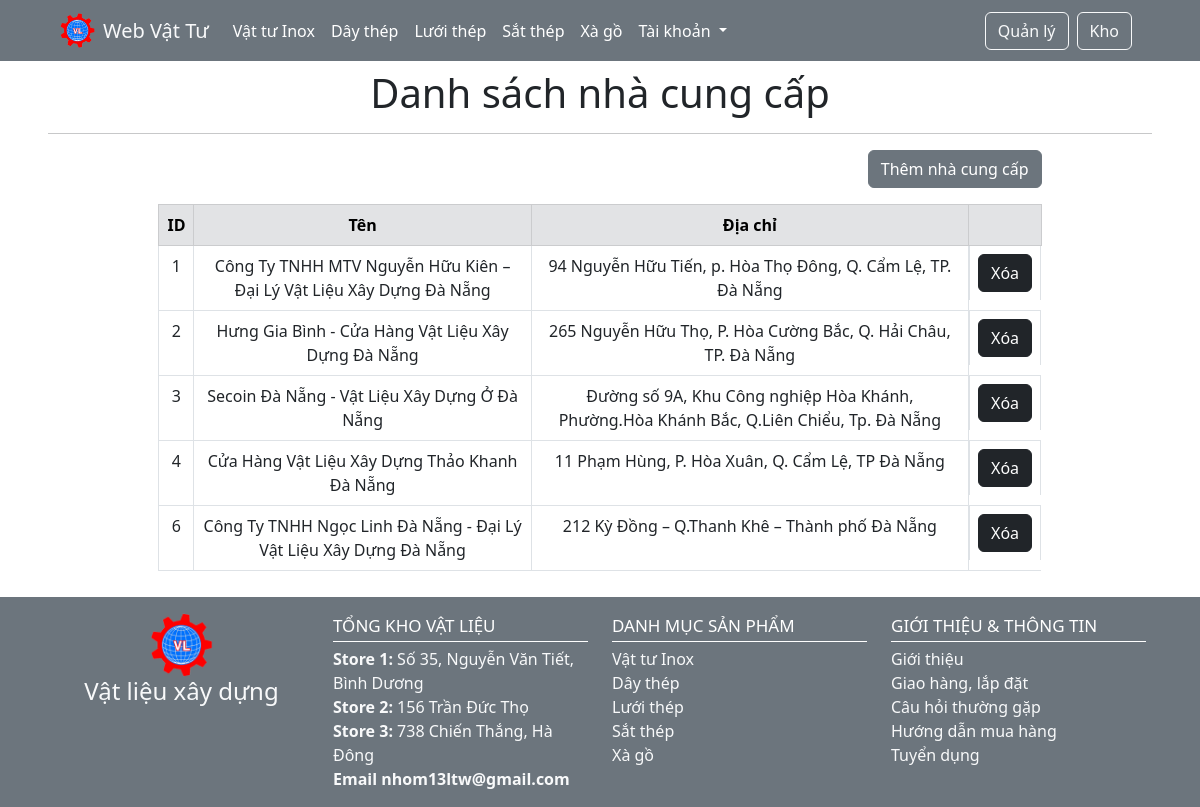
The page /quan-ly/nha-cung-cap/ (signed in) on the database its author committed.
### warehouse/models.py (models this page shows, shortened)
class Provider(models.Model):
  name = models.CharField(max_length=200)
  address = models.CharField(max_length=500)

### manager/views.py (the view)
# urls.py: path('nha-cung-cap/', views.providers, name='providers'),
def providers(request):
  if request.user.is_authenticated and request.user.profile.permission == 'Quản lý':
    title = 'Danh sách nhà cung cấp'
    providers = Provider.objects.all()
    if request.POST:
      provider_id = request.POST.get('delete')
      Provider.objects.get(id=provider_id).delete()
      messages.success(request, 'Xóa thành công nhà cung cấp')
    return render(request, 'manager/providers.html', {'title': title, 'providers': providers})
  else:
    return redirect('home')

### templates/manager/providers.html (shortened to what this page needs)
{% extends 'base.html' %}
{% block content %}
<h1 class="text-center">{{ title }}</h1>
<hr>
<div class="d-flex justify-content-center">
  <div style="width: 80%;">
    <div class="d-flex mb-3" style="justify-content: flex-end;">
      <a class="btn btn-secondary" href="tao-moi/">Thêm nhà cung cấp</a>
    </div>
    <table class="table table-hover table-bordered">
      <thead class="table-secondary">
        <tr>
          <th scope="col" class="text-center">ID</th>
          <th scope="col" class="text-center">Tên</th>
          <th scope="col" class="text-center">Địa chỉ</th>
          <th scope="col" class="text-center"> </th>
        </tr>
      </thead>
      <tbody>
        {% for provider in providers %}
        <tr>
          <td class="text-center">{{ provider.id }}</td>
          <td class="text-center">{{ provider.name }}</td>
          <td class="text-center">{{ provider.address }}</td>
          <td class="d-flex justify-content-center">
              <button class="btn btn-dark btn-delete" value="{{ provider.id }}">Xóa</button>
          </td>
        </tr>
        {% endfor %}
      </tbody>
    </table>
  </div>
</div>
{% endblock %}
{% block js %}
{% load static %}
{% endblock %}

### static/css/style.css (style rules this page uses)
.text-center { text-align: center; }

### rows shown on the page
Provider: id "1", name "Công Ty TNHH MTV Nguyễn Hữu Kiên – Đại Lý Vật Liệu Xây Dựng Đà Nẵng", address "94 Nguyễn Hữu Tiến, p. Hòa Thọ Đông, Q. Cẩm Lệ, TP. Đà Nẵng"
Provider: id "2", name "Hưng Gia Bình - Cửa Hàng Vật Liệu Xây Dựng Đà Nẵng", address "265 Nguyễn Hữu Thọ, P. Hòa Cường Bắc, Q. Hải Châu, TP. Đà Nẵng"
Provider: id "3", name "Secoin Đà Nẵng - Vật Liệu Xây Dựng Ở Đà Nẵng", address "Đường số 9A, Khu Công nghiệp Hòa Khánh, Phường.Hòa Khánh Bắc, Q.Liên Chiểu, Tp. Đà Nẵng"
Provider: id "4", name "Cửa Hàng Vật Liệu Xây Dựng Thảo Khanh Đà Nẵng", address "11 Phạm Hùng, P. Hòa Xuân, Q. Cẩm Lệ, TP Đà Nẵng"
Provider: id "6", name "Công Ty TNHH Ngọc Linh Đà Nẵng - Đại Lý Vật Liệu Xây Dựng Đà Nẵng", address "212 Kỳ Đồng – Q.Thanh Khê – Thành phố Đà Nẵng"

### other values the page prints
{{ title }} "Danh sách nhà cung cấp"
